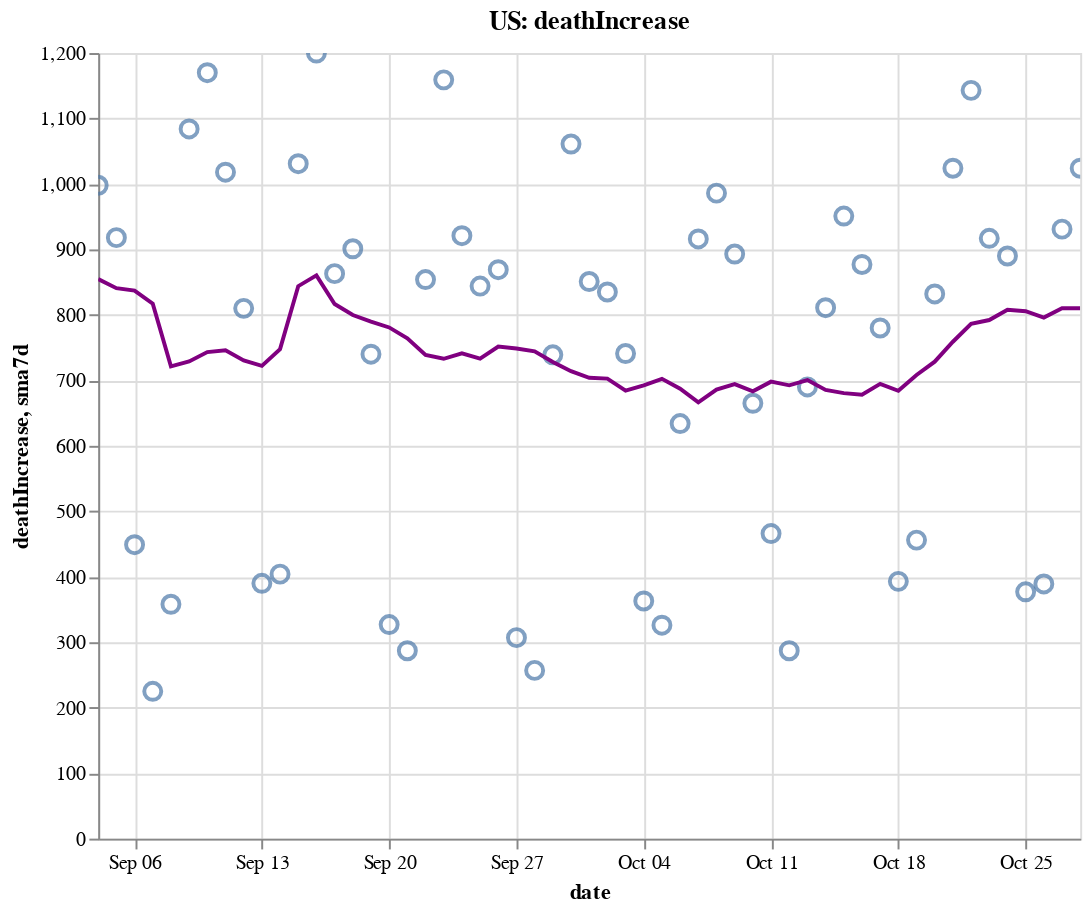

Here is the notebook cell this chart was saved with:
### Code cell
create_plot(us, 'deathIncrease')

### Figure 1 — Vega-Lite specification as saved in the notebook (floating-point values rounded to 4 significant figures)
{"config": {"view": {"continuousWidth": 400, "continuousHeight": 300}}, "layer": [{"layer": [{"mark": {"type": "point", "size": 75}, "encoding": {"tooltip": [{"type": "temporal", "field": "date"}, {"type": "quantitative", "field": "deathIncrease"}, {"type": "quantitative", "field": "sma7d"}], "x": {"type": "temporal", "field": "date"}, "y": {"type": "quantitative", "field": "deathIncrease"}}, "selection": {"selector006": {"type": "interval", "bind": "scales", "encodings": ["x", "y"]}}}, {"mark": {"type": "line", "color": "purple"}, "encoding": {"x": {"type": "temporal", "field": "date"}, "y": {"type": "quantitative", "field": "sma7d"}}}]}, {"mark": {"type": "rule", "color": "#aaa"}, "encoding": {"x": {"type": "temporal", "field": "date"}}, "transform": [{"filter": {"selection": "selector005"}}]}, {"mark": "circle", "encoding": {"opacity": {"condition": {"value": 1, "selection": "selector005"}, "value": 0}, "tooltip": [{"type": "temporal", "field": "date"}, {"type": "quantitative", "field": "deathIncrease"}, {"type": "quantitative", "field": "sma7d"}], "x": {"type": "temporal", "field": "date"}, "y": {"type": "quantitative", "field": "deathIncrease"}}, "selection": {"selector005": {"type": "single", "encodings": ["x"], "on": "mouseover", "nearest": true, "empty": "none"}}}, {"mark": {"type": "text", "align": "left", "dx": 5, "dy": -5, "stroke": "white", "strokeWidth": 2}, "encoding": {"text": {"type": "quantitative", "field": "deathIncrease"}, "tooltip": [{"type": "temporal", "field": "date"}, {"type": "quantitative", "field": "deathIncrease"}, {"type": "quantitative", "field": "sma7d"}], "x": {"type": "temporal", "field": "date"}, "y": {"type": "quantitative", "field": "deathIncrease"}}, "transform": [{"filter": {"selection": "selector005"}}]}, {"mark": {"type": "text", "align": "left", "dx": 5, "dy": -5}, "encoding": {"text": {"type": "quantitative", "field": "deathIncrease"}, "tooltip": [{"type": "temporal", "field": "date"}, {"type": "quantitative", "field": "deathIncrease"}, {"type": "quantitative", "field": "sma7d"}], "x": {"type": "temporal", "field": "date"}, "y": {"type": "quantitative", "field": "deathIncrease"}}, "transform": [{"filter": {"selection": "selector005"}}]}], "data": {"name": "data-92dba42878e5fd3775816cf8ee6c15c0"}, "height": 400, "title": "US: deathIncrease", "width": 500, "$schema": "https://vega.github.io/schema/vega-lite/v4.8.1.json", "datasets": {"data-92dba42878e5fd3775816cf8ee6c15c0": [{"date": "2020-09-04T00:00:00", "totalTestResultsIncrease": 1035000.0, "positiveIncrease": 51540.0, "death": 179700.0, "deathIncrease": 998.0, "positiveRate": 0.05, "state": "US", "sma7d": 854.7}, {"date": "2020-09-05T00:00:00", "totalTestResultsIncrease": 962700.0, "positiveIncrease": 44840.0, "death": 180700.0, "deathIncrease": 918.0, "positiveRate": 0.047, "state": "US", "sma7d": 840.9}, {"date": "2020-09-06T00:00:00", "totalTestResultsIncrease": 832800.0, "positiveIncrease": 33070.0, "death": 181100.0, "deathIncrease": 449.0, "positiveRate": 0.04, "state": "US", "sma7d": 837.1}, {"date": "2020-09-07T00:00:00", "totalTestResultsIncrease": 664000.0, "positiveIncrease": 28660.0, "death": 181300.0, "deathIncrease": 225.0, "positiveRate": 0.043, "state": "US", "sma7d": 817.0}, {"date": "2020-09-08T00:00:00", "totalTestResultsIncrease": 581600.0, "positiveIncrease": 22200.0, "death": 181700.0, "deathIncrease": 358.0, "positiveRate": 0.038, "state": "US", "sma7d": 721.4}, {"date": "2020-09-09T00:00:00", "totalTestResultsIncrease": 689000.0, "positiveIncrease": 31060.0, "death": 182800.0, "deathIncrease": 1084.0, "positiveRate": 0.045, "state": "US", "sma7d": 728.9}, {"date": "2020-09-10T00:00:00", "totalTestResultsIncrease": 773000.0, "positiveIncrease": 37540.0, "death": 183900.0, "deathIncrease": 1170.0, "positiveRate": 0.049, "state": "US", "sma7d": 743.1}, {"date": "2020-09-11T00:00:00", "totalTestResultsIncrease": 916600.0, "positiveIncrease": 44880.0, "death": 185000.0, "deathIncrease": 1018.0, "positiveRate": 0.049, "state": "US", "sma7d": 746.0}, {"date": "2020-09-12T00:00:00", "totalTestResultsIncrease": 989700.0, "positiveIncrease": 42070.0, "death": 185800.0, "deathIncrease": 810.0, "positiveRate": 0.043, "state": "US", "sma7d": 730.6}, {"date": "2020-09-13T00:00:00", "totalTestResultsIncrease": 772000.0, "positiveIncrease": 34420.0, "death": 186200.0, "deathIncrease": 390.0, "positiveRate": 0.045, "state": "US", "sma7d": 722.1}, {"date": "2020-09-14T00:00:00", "totalTestResultsIncrease": 500900.0, "positiveIncrease": 33850.0, "death": 186600.0, "deathIncrease": 404.0, "positiveRate": 0.068, "state": "US", "sma7d": 747.7}, {"date": "2020-09-15T00:00:00", "totalTestResultsIncrease": 804600.0, "positiveIncrease": 35070.0, "death": 187600.0, "deathIncrease": 1031.0, "positiveRate": 0.044, "state": "US", "sma7d": 843.9}, {"date": "2020-09-16T00:00:00", "totalTestResultsIncrease": 819400.0, "positiveIncrease": 39950.0, "death": 188800.0, "deathIncrease": 1200.0, "positiveRate": 0.049, "state": "US", "sma7d": 860.4}, {"date": "2020-09-17T00:00:00", "totalTestResultsIncrease": 957400.0, "positiveIncrease": 43580.0, "death": 189700.0, "deathIncrease": 863.0, "positiveRate": 0.046, "state": "US", "sma7d": 816.6}, {"date": "2020-09-18T00:00:00", "totalTestResultsIncrease": 1087000.0, "positiveIncrease": 47460.0, "death": 190600.0, "deathIncrease": 901.0, "positiveRate": 0.044, "state": "US", "sma7d": 799.9}, {"date": "2020-09-19T00:00:00", "totalTestResultsIncrease": 1172000.0, "positiveIncrease": 45500.0, "death": 191300.0, "deathIncrease": 740.0, "positiveRate": 0.039, "state": "US", "sma7d": 789.9}, {"date": "2020-09-20T00:00:00", "totalTestResultsIncrease": 978600.0, "positiveIncrease": 36270.0, "death": 191600.0, "deathIncrease": 327.0, "positiveRate": 0.037, "state": "US", "sma7d": 780.9}, {"date": "2020-09-21T00:00:00", "totalTestResultsIncrease": 773700.0, "positiveIncrease": 39460.0, "death": 191900.0, "deathIncrease": 287.0, "positiveRate": 0.051, "state": "US", "sma7d": 764.1}, {"date": "2020-09-22T00:00:00", "totalTestResultsIncrease": 843200.0, "positiveIncrease": 49380.0, "death": 192800.0, "deathIncrease": 854.0, "positiveRate": 0.059, "state": "US", "sma7d": 738.9}, {"date": "2020-09-23T00:00:00", "totalTestResultsIncrease": 1002000.0, "positiveIncrease": 38570.0, "death": 193900.0, "deathIncrease": 1159.0, "positiveRate": 0.038, "state": "US", "sma7d": 733.0}, {"date": "2020-09-24T00:00:00", "totalTestResultsIncrease": 1032000.0, "positiveIncrease": 43710.0, "death": 194800.0, "deathIncrease": 921.0, "positiveRate": 0.042, "state": "US", "sma7d": 741.3}, {"date": "2020-09-25T00:00:00", "totalTestResultsIncrease": 1110000.0, "positiveIncrease": 55490.0, "death": 195700.0, "deathIncrease": 844.0, "positiveRate": 0.05, "state": "US", "sma7d": 733.1}, {"date": "2020-09-26T00:00:00", "totalTestResultsIncrease": 1119000.0, "positiveIncrease": 47790.0, "death": 196600.0, "deathIncrease": 869.0, "positiveRate": 0.043, "state": "US", "sma7d": 751.6}, {"date": "2020-09-27T00:00:00", "totalTestResultsIncrease": 904000.0, "positiveIncrease": 35420.0, "death": 196900.0, "deathIncrease": 307.0, "positiveRate": 0.039, "state": "US", "sma7d": 748.7}, {"date": "2020-09-28T00:00:00", "totalTestResultsIncrease": 1164000.0, "positiveIncrease": 36510.0, "death": 197100.0, "deathIncrease": 257.0, "positiveRate": 0.031, "state": "US", "sma7d": 744.4}, {"date": "2020-09-29T00:00:00", "totalTestResultsIncrease": 910600.0, "positiveIncrease": 36890.0, "death": 197900.0, "deathIncrease": 739.0, "positiveRate": 0.041, "state": "US", "sma7d": 728.0}, {"date": "2020-09-30T00:00:00", "totalTestResultsIncrease": 893700.0, "positiveIncrease": 44360.0, "death": 198900.0, "deathIncrease": 1061.0, "positiveRate": 0.05, "state": "US", "sma7d": 714.0}, {"date": "2020-10-01T00:00:00", "totalTestResultsIncrease": 992700.0, "positiveIncrease": 45620.0, "death": 199800.0, "deathIncrease": 851.0, "positiveRate": 0.046, "state": "US", "sma7d": 704.0}, {"date": "2020-10-02T00:00:00", "totalTestResultsIncrease": 1233000.0, "positiveIncrease": 49480.0, "death": 200600.0, "deathIncrease": 835.0, "positiveRate": 0.04, "state": "US", "sma7d": 702.7}, {"date": "2020-10-03T00:00:00", "totalTestResultsIncrease": 1092000.0, "positiveIncrease": 51340.0, "death": 201400.0, "deathIncrease": 741.0, "positiveRate": 0.047, "state": "US", "sma7d": 684.4}, {"date": "2020-10-04T00:00:00", "totalTestResultsIncrease": 1026000.0, "positiveIncrease": 38360.0, "death": 201700.0, "deathIncrease": 363.0, "positiveRate": 0.037, "state": "US", "sma7d": 692.4}, {"date": "2020-10-05T00:00:00", "totalTestResultsIncrease": 989500.0, "positiveIncrease": 38120.0, "death": 202000.0, "deathIncrease": 326.0, "positiveRate": 0.039, "state": "US", "sma7d": 702.3}, {"date": "2020-10-06T00:00:00", "totalTestResultsIncrease": 897700.0, "positiveIncrease": 38610.0, "death": 202700.0, "deathIncrease": 634.0, "positiveRate": 0.043, "state": "US", "sma7d": 687.3}, {"date": "2020-10-07T00:00:00", "totalTestResultsIncrease": 957800.0, "positiveIncrease": 50560.0, "death": 203600.0, "deathIncrease": 916.0, "positiveRate": 0.053, "state": "US", "sma7d": 666.6}, {"date": "2020-10-08T00:00:00", "totalTestResultsIncrease": 1137000.0, "positiveIncrease": 55290.0, "death": 204600.0, "deathIncrease": 986.0, "positiveRate": 0.049, "state": "US", "sma7d": 685.9}, {"date": "2020-10-09T00:00:00", "totalTestResultsIncrease": 1194000.0, "positiveIncrease": 57000.0, "death": 205500.0, "deathIncrease": 893.0, "positiveRate": 0.048, "state": "US", "sma7d": 694.1}, {"date": "2020-10-10T00:00:00", "totalTestResultsIncrease": 1234000.0, "positiveIncrease": 57490.0, "death": 206100.0, "deathIncrease": 665.0, "positiveRate": 0.047, "state": "US", "sma7d": 683.3}, {"date": "2020-10-11T00:00:00", "totalTestResultsIncrease": 1079000.0, "positiveIncrease": 46790.0, "death": 206600.0, "deathIncrease": 466.0, "positiveRate": 0.043, "state": "US", "sma7d": 698.0}, {"date": "2020-10-12T00:00:00", "totalTestResultsIncrease": 1063000.0, "positiveIncrease": 43110.0, "death": 206900.0, "deathIncrease": 287.0, "positiveRate": 0.041, "state": "US", "sma7d": 692.4}, {"date": "2020-10-13T00:00:00", "totalTestResultsIncrease": 1033000.0, "positiveIncrease": 48320.0, "death": 207600.0, "deathIncrease": 690.0, "positiveRate": 0.047, "state": "US", "sma7d": 700.4}, {"date": "2020-10-14T00:00:00", "totalTestResultsIncrease": 1030000.0, "positiveIncrease": 56720.0, "death": 208400.0, "deathIncrease": 811.0, "positiveRate": 0.055, "state": "US", "sma7d": 685.4}, {"date": "2020-10-15T00:00:00", "totalTestResultsIncrease": 1083000.0, "positiveIncrease": 63100.0, "death": 209300.0, "deathIncrease": 951.0, "positiveRate": 0.058, "state": "US", "sma7d": 680.4}, {"date": "2020-10-16T00:00:00", "totalTestResultsIncrease": 1215000.0, "positiveIncrease": 68040.0, "death": 210200.0, "deathIncrease": 877.0, "positiveRate": 0.056, "state": "US", "sma7d": 678.1}, {"date": "2020-10-17T00:00:00", "totalTestResultsIncrease": 1287000.0, "positiveIncrease": 57870.0, "death": 211000.0, "deathIncrease": 780.0, "positiveRate": 0.045, "state": "US", "sma7d": 694.6}, {"date": "2020-10-18T00:00:00", "totalTestResultsIncrease": 1053000.0, "positiveIncrease": 48860.0, "death": 211400.0, "deathIncrease": 393.0, "positiveRate": 0.046, "state": "US", "sma7d": 684.1}, {"date": "2020-10-19T00:00:00", "totalTestResultsIncrease": 1130000.0, "positiveIncrease": 57130.0, "death": 211800.0, "deathIncrease": 456.0, "positiveRate": 0.051, "state": "US", "sma7d": 708.3}, {"date": "2020-10-20T00:00:00", "totalTestResultsIncrease": 944600.0, "positiveIncrease": 60560.0, "death": 212700.0, "deathIncrease": 832.0, "positiveRate": 0.064, "state": "US", "sma7d": 728.6}, {"date": "2020-10-21T00:00:00", "totalTestResultsIncrease": 924400.0, "positiveIncrease": 60710.0, "death": 213700.0, "deathIncrease": 1024.0, "positiveRate": 0.066, "state": "US", "sma7d": 759.0}, {"date": "2020-10-22T00:00:00", "totalTestResultsIncrease": 1204000.0, "positiveIncrease": 73010.0, "death": 214800.0, "deathIncrease": 1143.0, "positiveRate": 0.061, "state": "US", "sma7d": 786.4}, {"date": "2020-10-23T00:00:00", "totalTestResultsIncrease": 1371000.0, "positiveIncrease": 83060.0, "death": 215800.0, "deathIncrease": 917.0, "positiveRate": 0.061, "state": "US", "sma7d": 792.1}, {"date": "2020-10-24T00:00:00", "totalTestResultsIncrease": 1303000.0, "positiveIncrease": 82920.0, "death": 216700.0, "deathIncrease": 890.0, "positiveRate": 0.064, "state": "US", "sma7d": 807.9}, {"date": "2020-10-25T00:00:00", "totalTestResultsIncrease": 1184000.0, "positiveIncrease": 65650.0, "death": 217000.0, "deathIncrease": 377.0, "positiveRate": 0.055, "state": "US", "sma7d": 805.6}, {"date": "2020-10-26T00:00:00", "totalTestResultsIncrease": 1195000.0, "positiveIncrease": 62270.0, "death": 217400.0, "deathIncrease": 389.0, "positiveRate": 0.052, "state": "US", "sma7d": 796.0}, {"date": "2020-10-27T00:00:00", "totalTestResultsIncrease": 1070000.0, "positiveIncrease": 73100.0, "death": 218300.0, "deathIncrease": 931.0, "positiveRate": 0.068, "state": "US", "sma7d": 810.1}, {"date": "2020-10-28T00:00:00", "totalTestResultsIncrease": 1071000.0, "positiveIncrease": 78300.0, "death": 219300.0, "deathIncrease": 1024.0, "positiveRate": 0.073, "state": "US", "sma7d": 810.1}]}}
